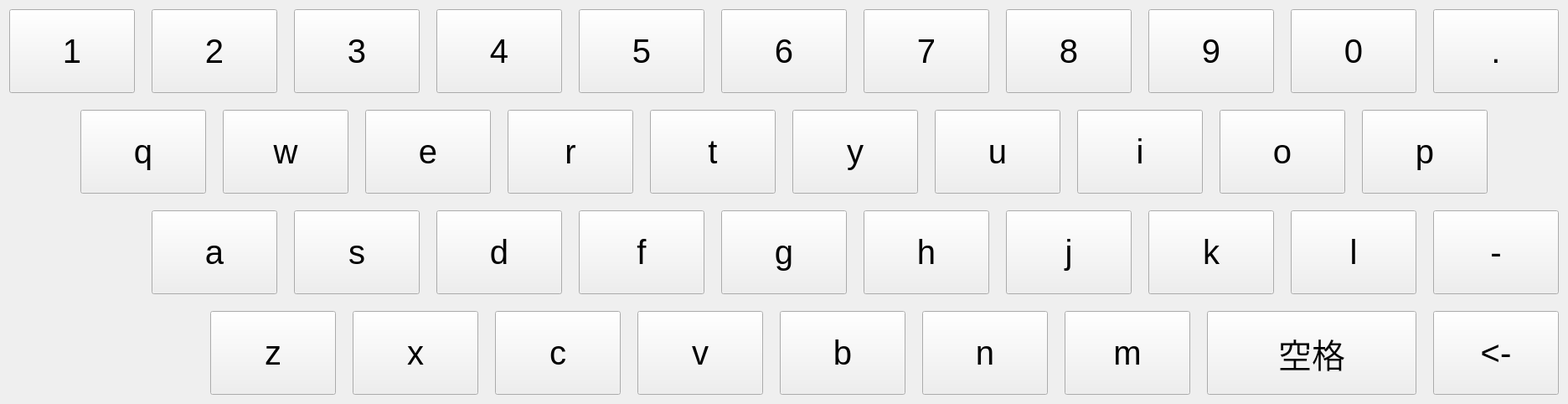
<?xml version="1.0" encoding="UTF-8"?>
<ui version="4.0">
 <class>MyKeyBoard</class>
 <widget class="QWidget" name="MyKeyBoard">
  <property name="geometry">
   <rect>
    <x>0</x>
    <y>0</y>
    <width>1814</width>
    <height>480</height>
   </rect>
  </property>
  <property name="sizePolicy">
   <sizepolicy hsizetype="Expanding" vsizetype="Expanding">
    <horstretch>0</horstretch>
    <verstretch>0</verstretch>
   </sizepolicy>
  </property>
  <property name="windowTitle">
   <string>Form</string>
  </property>
  <layout class="QVBoxLayout" name="verticalLayout">
   <property name="spacing">
    <number>20</number>
   </property>
   <item>
    <layout class="QHBoxLayout" name="horizontalLayout">
     <property name="spacing">
      <number>20</number>
     </property>
     <item>
      <widget class="QPushButton" name="btn1">
       <property name="sizePolicy">
        <sizepolicy hsizetype="Preferred" vsizetype="Expanding">
         <horstretch>0</horstretch>
         <verstretch>0</verstretch>
        </sizepolicy>
       </property>
       <property name="minimumSize">
        <size>
         <width>150</width>
         <height>100</height>
        </size>
       </property>
       <property name="font">
        <font>
         <pointsize>30</pointsize>
        </font>
       </property>
       <property name="text">
        <string>1</string>
       </property>
      </widget>
     </item>
     <item>
      <widget class="QPushButton" name="btn2">
       <property name="sizePolicy">
        <sizepolicy hsizetype="Preferred" vsizetype="Expanding">
         <horstretch>0</horstretch>
         <verstretch>0</verstretch>
        </sizepolicy>
       </property>
       <property name="minimumSize">
        <size>
         <width>150</width>
         <height>100</height>
        </size>
       </property>
       <property name="font">
        <font>
         <pointsize>30</pointsize>
        </font>
       </property>
       <property name="text">
        <string>2</string>
       </property>
      </widget>
     </item>
     <item>
      <widget class="QPushButton" name="btn3">
       <property name="sizePolicy">
        <sizepolicy hsizetype="Preferred" vsizetype="Expanding">
         <horstretch>0</horstretch>
         <verstretch>0</verstretch>
        </sizepolicy>
       </property>
       <property name="minimumSize">
        <size>
         <width>150</width>
         <height>100</height>
        </size>
       </property>
       <property name="font">
        <font>
         <pointsize>30</pointsize>
        </font>
       </property>
       <property name="text">
        <string>3</string>
       </property>
      </widget>
     </item>
     <item>
      <widget class="QPushButton" name="btn4">
       <property name="sizePolicy">
        <sizepolicy hsizetype="Preferred" vsizetype="Expanding">
         <horstretch>0</horstretch>
         <verstretch>0</verstretch>
        </sizepolicy>
       </property>
       <property name="minimumSize">
        <size>
         <width>150</width>
         <height>100</height>
        </size>
       </property>
       <property name="font">
        <font>
         <pointsize>30</pointsize>
        </font>
       </property>
       <property name="text">
        <string>4</string>
       </property>
      </widget>
     </item>
     <item>
      <widget class="QPushButton" name="btn5">
       <property name="sizePolicy">
        <sizepolicy hsizetype="Preferred" vsizetype="Expanding">
         <horstretch>0</horstretch>
         <verstretch>0</verstretch>
        </sizepolicy>
       </property>
       <property name="minimumSize">
        <size>
         <width>150</width>
         <height>100</height>
        </size>
       </property>
       <property name="font">
        <font>
         <pointsize>30</pointsize>
        </font>
       </property>
       <property name="text">
        <string>5</string>
       </property>
      </widget>
     </item>
     <item>
      <widget class="QPushButton" name="btn6">
       <property name="sizePolicy">
        <sizepolicy hsizetype="Preferred" vsizetype="Expanding">
         <horstretch>0</horstretch>
         <verstretch>0</verstretch>
        </sizepolicy>
       </property>
       <property name="minimumSize">
        <size>
         <width>150</width>
         <height>100</height>
        </size>
       </property>
       <property name="font">
        <font>
         <pointsize>30</pointsize>
        </font>
       </property>
       <property name="text">
        <string>6</string>
       </property>
      </widget>
     </item>
     <item>
      <widget class="QPushButton" name="btn7">
       <property name="sizePolicy">
        <sizepolicy hsizetype="Preferred" vsizetype="Expanding">
         <horstretch>0</horstretch>
         <verstretch>0</verstretch>
        </sizepolicy>
       </property>
       <property name="minimumSize">
        <size>
         <width>150</width>
         <height>100</height>
        </size>
       </property>
       <property name="font">
        <font>
         <pointsize>30</pointsize>
        </font>
       </property>
       <property name="text">
        <string>7</string>
       </property>
      </widget>
     </item>
     <item>
      <widget class="QPushButton" name="btn8">
       <property name="sizePolicy">
        <sizepolicy hsizetype="Preferred" vsizetype="Expanding">
         <horstretch>0</horstretch>
         <verstretch>0</verstretch>
        </sizepolicy>
       </property>
       <property name="minimumSize">
        <size>
         <width>150</width>
         <height>100</height>
        </size>
       </property>
       <property name="font">
        <font>
         <pointsize>30</pointsize>
        </font>
       </property>
       <property name="text">
        <string>8</string>
       </property>
      </widget>
     </item>
     <item>
      <widget class="QPushButton" name="btn9">
       <property name="sizePolicy">
        <sizepolicy hsizetype="Preferred" vsizetype="Expanding">
         <horstretch>0</horstretch>
         <verstretch>0</verstretch>
        </sizepolicy>
       </property>
       <property name="minimumSize">
        <size>
         <width>150</width>
         <height>100</height>
        </size>
       </property>
       <property name="font">
        <font>
         <pointsize>30</pointsize>
        </font>
       </property>
       <property name="text">
        <string>9</string>
       </property>
      </widget>
     </item>
     <item>
      <widget class="QPushButton" name="btn0">
       <property name="sizePolicy">
        <sizepolicy hsizetype="Preferred" vsizetype="Expanding">
         <horstretch>0</horstretch>
         <verstretch>0</verstretch>
        </sizepolicy>
       </property>
       <property name="minimumSize">
        <size>
         <width>150</width>
         <height>100</height>
        </size>
       </property>
       <property name="font">
        <font>
         <pointsize>30</pointsize>
        </font>
       </property>
       <property name="text">
        <string>0</string>
       </property>
      </widget>
     </item>
     <item>
      <widget class="QPushButton" name="btnDot">
       <property name="sizePolicy">
        <sizepolicy hsizetype="Fixed" vsizetype="Expanding">
         <horstretch>0</horstretch>
         <verstretch>0</verstretch>
        </sizepolicy>
       </property>
       <property name="minimumSize">
        <size>
         <width>150</width>
         <height>100</height>
        </size>
       </property>
       <property name="font">
        <font>
         <pointsize>30</pointsize>
        </font>
       </property>
       <property name="text">
        <string>.</string>
       </property>
      </widget>
     </item>
    </layout>
   </item>
   <item>
    <layout class="QHBoxLayout" name="horizontalLayout_2">
     <property name="spacing">
      <number>20</number>
     </property>
     <item>
      <spacer name="horizontalSpacer">
       <property name="orientation">
        <enum>Qt::Horizontal</enum>
       </property>
       <property name="sizeHint" stdset="0">
        <size>
         <width>40</width>
         <height>20</height>
        </size>
       </property>
      </spacer>
     </item>
     <item>
      <widget class="QPushButton" name="btnQ">
       <property name="sizePolicy">
        <sizepolicy hsizetype="Preferred" vsizetype="Expanding">
         <horstretch>0</horstretch>
         <verstretch>0</verstretch>
        </sizepolicy>
       </property>
       <property name="minimumSize">
        <size>
         <width>150</width>
         <height>100</height>
        </size>
       </property>
       <property name="font">
        <font>
         <pointsize>30</pointsize>
        </font>
       </property>
       <property name="text">
        <string>q</string>
       </property>
      </widget>
     </item>
     <item>
      <widget class="QPushButton" name="btnW">
       <property name="sizePolicy">
        <sizepolicy hsizetype="Preferred" vsizetype="Expanding">
         <horstretch>0</horstretch>
         <verstretch>0</verstretch>
        </sizepolicy>
       </property>
       <property name="minimumSize">
        <size>
         <width>150</width>
         <height>100</height>
        </size>
       </property>
       <property name="font">
        <font>
         <pointsize>30</pointsize>
        </font>
       </property>
       <property name="text">
        <string>w</string>
       </property>
      </widget>
     </item>
     <item>
      <widget class="QPushButton" name="btnE">
       <property name="sizePolicy">
        <sizepolicy hsizetype="Preferred" vsizetype="Expanding">
         <horstretch>0</horstretch>
         <verstretch>0</verstretch>
        </sizepolicy>
       </property>
       <property name="minimumSize">
        <size>
         <width>150</width>
         <height>100</height>
        </size>
       </property>
       <property name="font">
        <font>
         <pointsize>30</pointsize>
        </font>
       </property>
       <property name="text">
        <string>e</string>
       </property>
      </widget>
     </item>
     <item>
      <widget class="QPushButton" name="btnR">
       <property name="sizePolicy">
        <sizepolicy hsizetype="Preferred" vsizetype="Expanding">
         <horstretch>0</horstretch>
         <verstretch>0</verstretch>
        </sizepolicy>
       </property>
       <property name="minimumSize">
        <size>
         <width>150</width>
         <height>100</height>
        </size>
       </property>
       <property name="font">
        <font>
         <pointsize>30</pointsize>
        </font>
       </property>
       <property name="text">
        <string>r</string>
       </property>
      </widget>
     </item>
     <item>
      <widget class="QPushButton" name="btnT">
       <property name="sizePolicy">
        <sizepolicy hsizetype="Preferred" vsizetype="Expanding">
         <horstretch>0</horstretch>
         <verstretch>0</verstretch>
        </sizepolicy>
       </property>
       <property name="minimumSize">
        <size>
         <width>150</width>
         <height>100</height>
        </size>
       </property>
       <property name="font">
        <font>
         <pointsize>30</pointsize>
        </font>
       </property>
       <property name="text">
        <string>t</string>
       </property>
      </widget>
     </item>
     <item>
      <widget class="QPushButton" name="btnY">
       <property name="sizePolicy">
        <sizepolicy hsizetype="Preferred" vsizetype="Expanding">
         <horstretch>0</horstretch>
         <verstretch>0</verstretch>
        </sizepolicy>
       </property>
       <property name="minimumSize">
        <size>
         <width>150</width>
         <height>100</height>
        </size>
       </property>
       <property name="font">
        <font>
         <pointsize>30</pointsize>
        </font>
       </property>
       <property name="text">
        <string>y</string>
       </property>
      </widget>
     </item>
     <item>
      <widget class="QPushButton" name="btnU">
       <property name="sizePolicy">
        <sizepolicy hsizetype="Preferred" vsizetype="Expanding">
         <horstretch>0</horstretch>
         <verstretch>0</verstretch>
        </sizepolicy>
       </property>
       <property name="minimumSize">
        <size>
         <width>150</width>
         <height>100</height>
        </size>
       </property>
       <property name="font">
        <font>
         <pointsize>30</pointsize>
        </font>
       </property>
       <property name="text">
        <string>u</string>
       </property>
      </widget>
     </item>
     <item>
      <widget class="QPushButton" name="btnI">
       <property name="sizePolicy">
        <sizepolicy hsizetype="Preferred" vsizetype="Expanding">
         <horstretch>0</horstretch>
         <verstretch>0</verstretch>
        </sizepolicy>
       </property>
       <property name="minimumSize">
        <size>
         <width>150</width>
         <height>100</height>
        </size>
       </property>
       <property name="font">
        <font>
         <pointsize>30</pointsize>
        </font>
       </property>
       <property name="text">
        <string>i</string>
       </property>
      </widget>
     </item>
     <item>
      <widget class="QPushButton" name="btnO">
       <property name="sizePolicy">
        <sizepolicy hsizetype="Preferred" vsizetype="Expanding">
         <horstretch>0</horstretch>
         <verstretch>0</verstretch>
        </sizepolicy>
       </property>
       <property name="minimumSize">
        <size>
         <width>150</width>
         <height>100</height>
        </size>
       </property>
       <property name="font">
        <font>
         <pointsize>30</pointsize>
        </font>
       </property>
       <property name="text">
        <string>o</string>
       </property>
      </widget>
     </item>
     <item>
      <widget class="QPushButton" name="btnP">
       <property name="sizePolicy">
        <sizepolicy hsizetype="Preferred" vsizetype="Expanding">
         <horstretch>0</horstretch>
         <verstretch>0</verstretch>
        </sizepolicy>
       </property>
       <property name="minimumSize">
        <size>
         <width>150</width>
         <height>100</height>
        </size>
       </property>
       <property name="font">
        <font>
         <pointsize>30</pointsize>
        </font>
       </property>
       <property name="text">
        <string>p</string>
       </property>
      </widget>
     </item>
     <item>
      <spacer name="horizontalSpacer_2">
       <property name="orientation">
        <enum>Qt::Horizontal</enum>
       </property>
       <property name="sizeHint" stdset="0">
        <size>
         <width>40</width>
         <height>20</height>
        </size>
       </property>
      </spacer>
     </item>
    </layout>
   </item>
   <item>
    <layout class="QHBoxLayout" name="horizontalLayout_3">
     <property name="spacing">
      <number>20</number>
     </property>
     <item>
      <spacer name="horizontalSpacer_3">
       <property name="orientation">
        <enum>Qt::Horizontal</enum>
       </property>
       <property name="sizeHint" stdset="0">
        <size>
         <width>40</width>
         <height>20</height>
        </size>
       </property>
      </spacer>
     </item>
     <item>
      <widget class="QPushButton" name="btnA">
       <property name="sizePolicy">
        <sizepolicy hsizetype="Preferred" vsizetype="Expanding">
         <horstretch>0</horstretch>
         <verstretch>0</verstretch>
        </sizepolicy>
       </property>
       <property name="minimumSize">
        <size>
         <width>150</width>
         <height>100</height>
        </size>
       </property>
       <property name="font">
        <font>
         <pointsize>30</pointsize>
        </font>
       </property>
       <property name="text">
        <string>a</string>
       </property>
      </widget>
     </item>
     <item>
      <widget class="QPushButton" name="btnS">
       <property name="sizePolicy">
        <sizepolicy hsizetype="Preferred" vsizetype="Expanding">
         <horstretch>0</horstretch>
         <verstretch>0</verstretch>
        </sizepolicy>
       </property>
       <property name="minimumSize">
        <size>
         <width>150</width>
         <height>100</height>
        </size>
       </property>
       <property name="font">
        <font>
         <pointsize>30</pointsize>
        </font>
       </property>
       <property name="text">
        <string>s</string>
       </property>
      </widget>
     </item>
     <item>
      <widget class="QPushButton" name="btnD">
       <property name="sizePolicy">
        <sizepolicy hsizetype="Preferred" vsizetype="Expanding">
         <horstretch>0</horstretch>
         <verstretch>0</verstretch>
        </sizepolicy>
       </property>
       <property name="minimumSize">
        <size>
         <width>150</width>
         <height>100</height>
        </size>
       </property>
       <property name="font">
        <font>
         <pointsize>30</pointsize>
        </font>
       </property>
       <property name="text">
        <string>d</string>
       </property>
      </widget>
     </item>
     <item>
      <widget class="QPushButton" name="btnF">
       <property name="sizePolicy">
        <sizepolicy hsizetype="Preferred" vsizetype="Expanding">
         <horstretch>0</horstretch>
         <verstretch>0</verstretch>
        </sizepolicy>
       </property>
       <property name="minimumSize">
        <size>
         <width>150</width>
         <height>100</height>
        </size>
       </property>
       <property name="font">
        <font>
         <pointsize>30</pointsize>
        </font>
       </property>
       <property name="text">
        <string>f</string>
       </property>
      </widget>
     </item>
     <item>
      <widget class="QPushButton" name="btnG">
       <property name="sizePolicy">
        <sizepolicy hsizetype="Preferred" vsizetype="Expanding">
         <horstretch>0</horstretch>
         <verstretch>0</verstretch>
        </sizepolicy>
       </property>
       <property name="minimumSize">
        <size>
         <width>150</width>
         <height>100</height>
        </size>
       </property>
       <property name="font">
        <font>
         <pointsize>30</pointsize>
        </font>
       </property>
       <property name="text">
        <string>g</string>
       </property>
      </widget>
     </item>
     <item>
      <widget class="QPushButton" name="btnH">
       <property name="sizePolicy">
        <sizepolicy hsizetype="Preferred" vsizetype="Expanding">
         <horstretch>0</horstretch>
         <verstretch>0</verstretch>
        </sizepolicy>
       </property>
       <property name="minimumSize">
        <size>
         <width>150</width>
         <height>100</height>
        </size>
       </property>
       <property name="font">
        <font>
         <pointsize>30</pointsize>
        </font>
       </property>
       <property name="text">
        <string>h</string>
       </property>
      </widget>
     </item>
     <item>
      <widget class="QPushButton" name="btnJ">
       <property name="sizePolicy">
        <sizepolicy hsizetype="Preferred" vsizetype="Expanding">
         <horstretch>0</horstretch>
         <verstretch>0</verstretch>
        </sizepolicy>
       </property>
       <property name="minimumSize">
        <size>
         <width>150</width>
         <height>100</height>
        </size>
       </property>
       <property name="font">
        <font>
         <pointsize>30</pointsize>
        </font>
       </property>
       <property name="text">
        <string>j</string>
       </property>
      </widget>
     </item>
     <item>
      <widget class="QPushButton" name="btnK">
       <property name="sizePolicy">
        <sizepolicy hsizetype="Preferred" vsizetype="Expanding">
         <horstretch>0</horstretch>
         <verstretch>0</verstretch>
        </sizepolicy>
       </property>
       <property name="minimumSize">
        <size>
         <width>150</width>
         <height>100</height>
        </size>
       </property>
       <property name="font">
        <font>
         <pointsize>30</pointsize>
        </font>
       </property>
       <property name="text">
        <string>k</string>
       </property>
      </widget>
     </item>
     <item>
      <widget class="QPushButton" name="btnL">
       <property name="sizePolicy">
        <sizepolicy hsizetype="Preferred" vsizetype="Expanding">
         <horstretch>0</horstretch>
         <verstretch>0</verstretch>
        </sizepolicy>
       </property>
       <property name="minimumSize">
        <size>
         <width>150</width>
         <height>100</height>
        </size>
       </property>
       <property name="font">
        <font>
         <pointsize>30</pointsize>
        </font>
       </property>
       <property name="text">
        <string>l</string>
       </property>
      </widget>
     </item>
     <item>
      <widget class="QPushButton" name="btnCut">
       <property name="sizePolicy">
        <sizepolicy hsizetype="Preferred" vsizetype="Expanding">
         <horstretch>0</horstretch>
         <verstretch>0</verstretch>
        </sizepolicy>
       </property>
       <property name="minimumSize">
        <size>
         <width>150</width>
         <height>100</height>
        </size>
       </property>
       <property name="font">
        <font>
         <pointsize>30</pointsize>
        </font>
       </property>
       <property name="text">
        <string>-</string>
       </property>
      </widget>
     </item>
    </layout>
   </item>
   <item>
    <layout class="QHBoxLayout" name="horizontalLayout_4">
     <property name="spacing">
      <number>20</number>
     </property>
     <item>
      <spacer name="horizontalSpacer_4">
       <property name="orientation">
        <enum>Qt::Horizontal</enum>
       </property>
       <property name="sizeHint" stdset="0">
        <size>
         <width>40</width>
         <height>20</height>
        </size>
       </property>
      </spacer>
     </item>
     <item>
      <widget class="QPushButton" name="btnZ">
       <property name="sizePolicy">
        <sizepolicy hsizetype="Preferred" vsizetype="Expanding">
         <horstretch>0</horstretch>
         <verstretch>0</verstretch>
        </sizepolicy>
       </property>
       <property name="minimumSize">
        <size>
         <width>150</width>
         <height>100</height>
        </size>
       </property>
       <property name="font">
        <font>
         <pointsize>30</pointsize>
        </font>
       </property>
       <property name="text">
        <string>z</string>
       </property>
      </widget>
     </item>
     <item>
      <widget class="QPushButton" name="btnX">
       <property name="sizePolicy">
        <sizepolicy hsizetype="Preferred" vsizetype="Expanding">
         <horstretch>0</horstretch>
         <verstretch>0</verstretch>
        </sizepolicy>
       </property>
       <property name="minimumSize">
        <size>
         <width>150</width>
         <height>100</height>
        </size>
       </property>
       <property name="font">
        <font>
         <pointsize>30</pointsize>
        </font>
       </property>
       <property name="text">
        <string>x</string>
       </property>
      </widget>
     </item>
     <item>
      <widget class="QPushButton" name="btnC">
       <property name="sizePolicy">
        <sizepolicy hsizetype="Preferred" vsizetype="Expanding">
         <horstretch>0</horstretch>
         <verstretch>0</verstretch>
        </sizepolicy>
       </property>
       <property name="minimumSize">
        <size>
         <width>150</width>
         <height>100</height>
        </size>
       </property>
       <property name="font">
        <font>
         <pointsize>30</pointsize>
        </font>
       </property>
       <property name="text">
        <string>c</string>
       </property>
      </widget>
     </item>
     <item>
      <widget class="QPushButton" name="btnV">
       <property name="sizePolicy">
        <sizepolicy hsizetype="Preferred" vsizetype="Expanding">
         <horstretch>0</horstretch>
         <verstretch>0</verstretch>
        </sizepolicy>
       </property>
       <property name="minimumSize">
        <size>
         <width>150</width>
         <height>100</height>
        </size>
       </property>
       <property name="font">
        <font>
         <pointsize>30</pointsize>
        </font>
       </property>
       <property name="text">
        <string>v</string>
       </property>
      </widget>
     </item>
     <item>
      <widget class="QPushButton" name="btnB">
       <property name="sizePolicy">
        <sizepolicy hsizetype="Preferred" vsizetype="Expanding">
         <horstretch>0</horstretch>
         <verstretch>0</verstretch>
        </sizepolicy>
       </property>
       <property name="minimumSize">
        <size>
         <width>150</width>
         <height>100</height>
        </size>
       </property>
       <property name="font">
        <font>
         <pointsize>30</pointsize>
        </font>
       </property>
       <property name="text">
        <string>b</string>
       </property>
      </widget>
     </item>
     <item>
      <widget class="QPushButton" name="btnN">
       <property name="sizePolicy">
        <sizepolicy hsizetype="Preferred" vsizetype="Expanding">
         <horstretch>0</horstretch>
         <verstretch>0</verstretch>
        </sizepolicy>
       </property>
       <property name="minimumSize">
        <size>
         <width>150</width>
         <height>100</height>
        </size>
       </property>
       <property name="font">
        <font>
         <pointsize>30</pointsize>
        </font>
       </property>
       <property name="text">
        <string>n</string>
       </property>
      </widget>
     </item>
     <item>
      <widget class="QPushButton" name="btnM">
       <property name="sizePolicy">
        <sizepolicy hsizetype="Preferred" vsizetype="Expanding">
         <horstretch>0</horstretch>
         <verstretch>0</verstretch>
        </sizepolicy>
       </property>
       <property name="minimumSize">
        <size>
         <width>150</width>
         <height>100</height>
        </size>
       </property>
       <property name="font">
        <font>
         <pointsize>30</pointsize>
        </font>
       </property>
       <property name="text">
        <string>m</string>
       </property>
      </widget>
     </item>
     <item>
      <widget class="QPushButton" name="btnSpace">
       <property name="sizePolicy">
        <sizepolicy hsizetype="Preferred" vsizetype="Expanding">
         <horstretch>0</horstretch>
         <verstretch>0</verstretch>
        </sizepolicy>
       </property>
       <property name="minimumSize">
        <size>
         <width>250</width>
         <height>100</height>
        </size>
       </property>
       <property name="font">
        <font>
         <pointsize>30</pointsize>
        </font>
       </property>
       <property name="text">
        <string>空格</string>
       </property>
      </widget>
     </item>
     <item>
      <widget class="QPushButton" name="btnDelete">
       <property name="sizePolicy">
        <sizepolicy hsizetype="Preferred" vsizetype="Expanding">
         <horstretch>0</horstretch>
         <verstretch>0</verstretch>
        </sizepolicy>
       </property>
       <property name="minimumSize">
        <size>
         <width>150</width>
         <height>100</height>
        </size>
       </property>
       <property name="font">
        <font>
         <pointsize>30</pointsize>
        </font>
       </property>
       <property name="text">
        <string>&lt;-</string>
       </property>
      </widget>
     </item>
    </layout>
   </item>
  </layout>
 </widget>
 <resources/>
 <connections/>
</ui>
